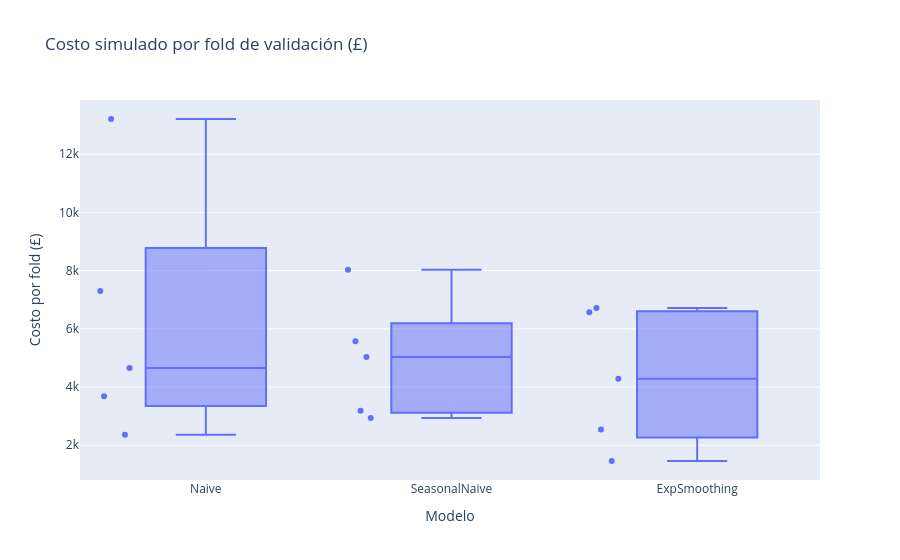

Notebook source saved alongside this figure:
### Code cell
resumen_val = resumir(filas_bt, "modelo", MODELOS)
SELECCIONADO = seleccionar(resumen_val)
display(resumen_val.round(2))
print("MODELO SELECCIONADO EN VALIDACIÓN (fijado antes de mirar el test):", SELECCIONADO)
fig = px.box(bt, x="modelo", y="costo", points="all", title="Costo simulado por fold de validación (£)",
             labels={"modelo": "Modelo", "costo": "Costo por fold (£)"})
fig.show()

### Figure 1 — Plotly figure (JSON) as saved in the notebook; plotly's stock layout.template omitted (floating-point values rounded to 4 significant figures)
{"data": [{"alignmentgroup": "True", "boxpoints": "all", "hovertemplate": "Modelo=%{x}<br>Costo por fold (£)=%{y}<extra></extra>", "legendgroup": "", "marker": {"color": "#636efa"}, "name": "", "notched": false, "offsetgroup": "", "orientation": "v", "showlegend": false, "type": "box", "x": ["Naive", "SeasonalNaive", "ExpSmoothing", "Naive", "SeasonalNaive", "ExpSmoothing", "Naive", "SeasonalNaive", "ExpSmoothing", "Naive", "SeasonalNaive", "ExpSmoothing", "Naive", "SeasonalNaive", "ExpSmoothing"], "x0": " ", "xaxis": "x", "y": [7298.0, 5032.0, 6567.0, 13210.0, 8030.0, 6713.0, 3682.0, 5574.0, 4287.0, 4651.0, 3182.0, 2537.0, 2357.0, 2934.0, 1459.0], "y0": " ", "yaxis": "y"}], "layout": {"boxmode": "group", "legend": {"tracegroupgap": 0}, "title": {"text": "Costo simulado por fold de validación (£)"}, "xaxis": {"anchor": "y", "domain": [0, 1], "title": {"text": "Modelo"}}, "yaxis": {"anchor": "x", "domain": [0, 1], "title": {"text": "Costo por fold (£)"}}}}
